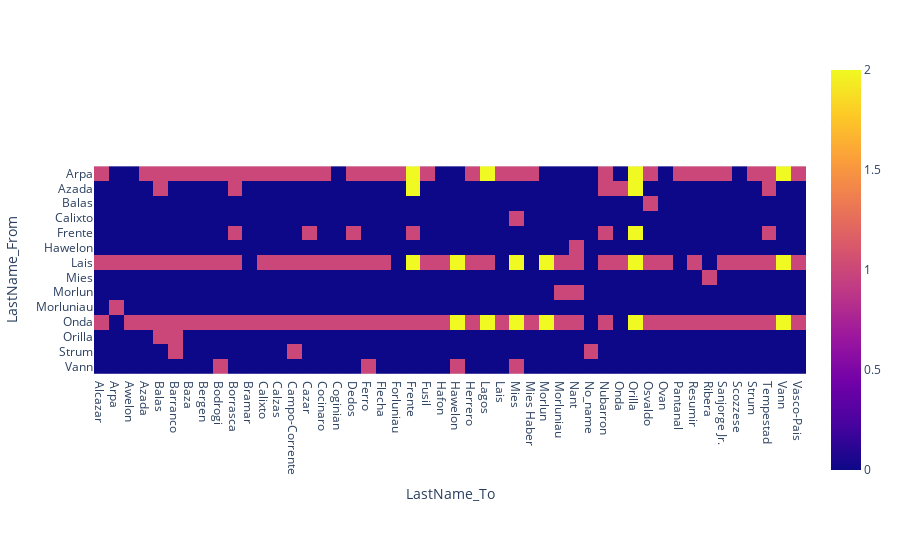

Here is the notebook cell this chart was saved with:
### Code cell
new6Day_names = new_6Day[['LastName_From','LastName_To','count']]
pivot = pd.pivot_table(new6Day_names, values='count', index='LastName_From', columns='LastName_To',
               aggfunc='count')
pivot = pivot.fillna(0)
fig = px.imshow(pivot)
fig.show()

### Figure 1 — Plotly figure (JSON) as saved in the notebook; plotly's stock layout.template omitted (floating-point values rounded to 4 significant figures; data arrays with more than 128 entries replaced by an {"elided": "..."} marker saying what was removed)
{"data": [{"coloraxis": "coloraxis", "hovertemplate": "LastName_To: %{x}<br>LastName_From: %{y}<br>color: %{z}<extra></extra>", "name": "0", "type": "heatmap", "x": ["Alcazar", "Arpa", "Awelon", "Azada", "Balas", "Barranco", "Baza", "Bergen", "Bodrogi", "Borrasca", "Bramar", "Calixto", "Calzas", "Campo-Corrente", "Cazar", "Cocinaro", "Coginian", "Dedos", "Ferro", "Flecha", "Forluniau", "Frente", "Fusil", "Hafon", "Hawelon", "Herrero", "Lagos", "Lais", "Mies", "Mies Haber", "Morlun", "Morluniau", "Nant", "No_name", "Nubarron", "Onda", "Orilla", "Osvaldo", "Ovan", "Pantanal", "Resumir", "Ribera", "Sanjorge Jr.", "Scozzese", "Strum", "Tempestad", "Vann", "Vasco-Pais"], "xaxis": "x", "y": ["Arpa", "Azada", "Balas", "Calixto", "Frente", "Hawelon", "Lais", "Mies", "Morlun", "Morluniau", "Onda", "Orilla", "Strum", "Vann"], "yaxis": "y", "z": {"elided": "14x48 int values"}}], "layout": {"coloraxis": {"colorscale": [[0, "#0d0887"], [0.1111, "#46039f"], [0.2222, "#7201a8"], [0.3333, "#9c179e"], [0.4444, "#bd3786"], [0.5556, "#d8576b"], [0.6667, "#ed7953"], [0.7778, "#fb9f3a"], [0.8889, "#fdca26"], [1, "#f0f921"]]}, "margin": {"t": 60}, "xaxis": {"anchor": "y", "constrain": "domain", "domain": [0, 1], "scaleanchor": "y", "title": {"text": "LastName_To"}}, "yaxis": {"anchor": "x", "autorange": "reversed", "constrain": "domain", "domain": [0, 1], "title": {"text": "LastName_From"}}}}
